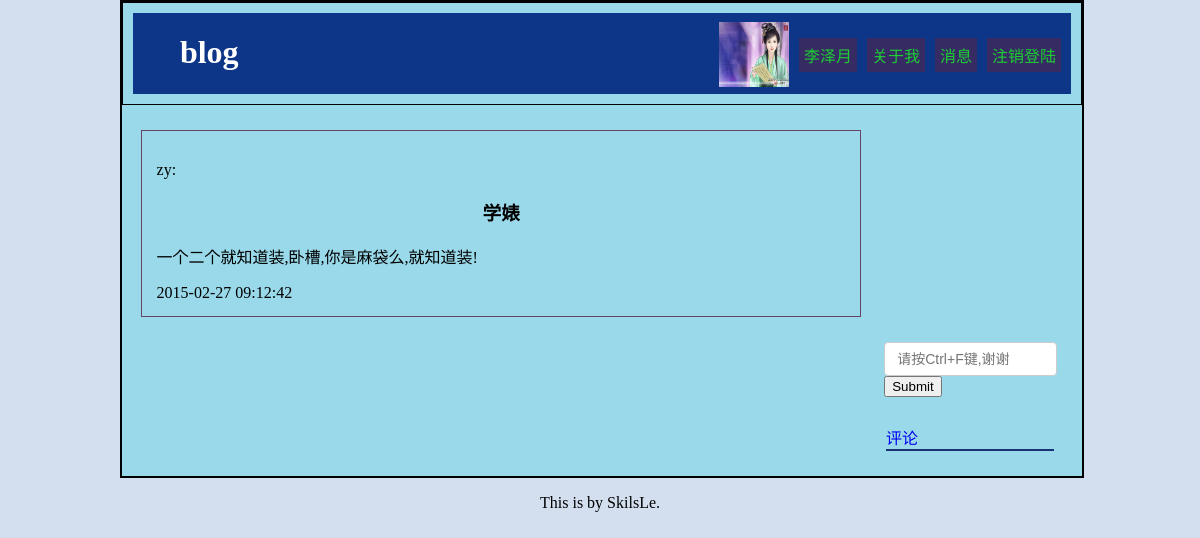
Page /php/content.php?content_id=1 (signed in) on the committed database.
### tables this page shows
CREATE TABLE IF NOT EXISTS `blog_content` (
  `user_id` int(11) NOT NULL,
  `user_name` varchar(10) NOT NULL,
`content_id` int(11) NOT NULL,
  `content_title` varchar(225) NOT NULL,
  `type` varchar(32) NOT NULL,
  `content` text NOT NULL,
  `time` timestamp NOT NULL DEFAULT CURRENT_TIMESTAMP ON UPDATE CURRENT_TIMESTAMP
);

### php/content.php (the view, shortened to what this page needs)
<?php
	include"../php/connect.php";
	$user_id =  $_SESSION['id'];
	$user_name =  $_SESSION['name'];
    $content_id=$_GET['content_id'];
	?>
	<?php
    function ff_page($content,$page)
    {
    $PageLength = 3000;
    $CLength = strlen($content);
    if($CLength <= $PageLength)
     {
        echo $content;
 }
}
?>
<html>
<head>
	<link rel="stylesheet" href="../css/index_style.css">
	<link rel="stylesheet" href="../css/tab.css">
	<link rel="stylesheet" href="../css/timeline.css">
</head>
<body>
<div id="main">
	<div id="header_out">
		<div id="header">
			<div id="header_left">
				<h1>blog</h1>
			</div>
			<div id="header_right">
				<li><a href="../php/cancel.php">注销登陆</a></li>
				<li><a href="#">消息</a></li>
				<li><a href="#">关于我</a></li>
				<li><a href="#"><?php echo $user_name;?></a></li>
				<a href="../php/upload.php"><img src="../php/pic/pic<?php echo $user_id;?>.jpg"  onError="this.src='../php/pic/default.jpg';"/></a>
			</div>
		</div>
	</div>
	<div id="body">
		<div class="body_right2" style="display:block;">
			<div id="log">
				<?php
					$result = $db->query("SELECT * FROM `blog_content` WHERE `content_id` = '$content_id'");
					foreach ($result as $value) {
						print("<p>{$value['user_name']}:</p> <h3>{$value['content_title']}</h3>
							<p id='p'>");
					    $content1=$value['content'];
					    $current=$_REQUEST['page_t'];
					    $result= ff_page($content1,$current);
					    print("{$result}</p>              <span>{$value['time']}</span>
                </div>
    </div>
    <div id='search'>
    <div id='sear'>
      <input type='text' class='form-control' placeholder='请按Ctrl+F键,谢谢'>
      <button type='submit' class='btn btn-default'>Submit</button></div>");
          $content_id=$value['content_id'];
              echo <<<STR
            <div class="time" >
              <a href="#a" class="ping">评论</a>
              <div name="a" class="discu">
                <form name="input" action="../php/discuss.php?content_id={$content_id}" method="post">
                <input type="text" name="discuss" placeholder="{$user_name}说:"/>
                <input type="submit" value="发表" />
                </form>
              </div>
              <div class="reply">
STR;
              echo <<<STR
              </div>
            </div>
          </div>
STR;
}
					?>
		</div>
	</div>
<div id="footer">
	<p>This is by SkilsLe.</p>
</div>
</body>
</html>

### css/index_style.css (style rules this page uses)
body { margin: 0; padding: 0; background: #d3dfee; }
h1 { color: #fff; }
li { list-style: none; }
a { text-decoration: none; }
#main { width: 80%; background: #99d9ea; margin-left: 10%; border: 2px solid #000; }
#header_out { border: 1px solid #000; }
#header { margin: 10px; background: #0d3689; height: 80.875px; }
#header a { color: #1DCF33; }
#header_left { width: 40%; float: left; margin-left: 5%; }
#header_right { float: right; }
#header_right li { list-style: none; float: right; margin-right: 10px; margin-top: 25px; background: #372b63; padding: 5px; text-align: center; }
#header_right img { width: 70px; height: 65px; float: right; margin-top: 9px; margin-right: 10px; }
#body { overflow: auto; }
#search { float: right; margin: 25px; width: 18%; overflow: hidden; }
.form-control { display: block; width: 100%; padding: 6px 12px; font-size: 14px; line-height: 1.42857143; color: #555; border: 1px solid #ccc; border-radius: 4px; }
.time { width: 96%; margin: 0 1%; }
.reply { border: 1px solid #163473; width: 100%; }
.time a { width: 38px; }
#footer { margin-left: 45%; }
#sear { margin-bottom: 16%; }

### css/tab.css (style rules this page uses)
.body_right2 { margin-top: 25px; width: 75%; margin-left: 2%; float: left; }
#log { border: 1px solid #644664; padding: 2%; }
#log h3 { text-align: center; }

### rows in the picture
blog_content: user_name "zy", content_title "学婊", content "一个二个就知道装,卧槽,你是麻袋么,就知道装!", time "2015-02-27 09:12:42"

### other values in the picture
$user_name "李泽月"
